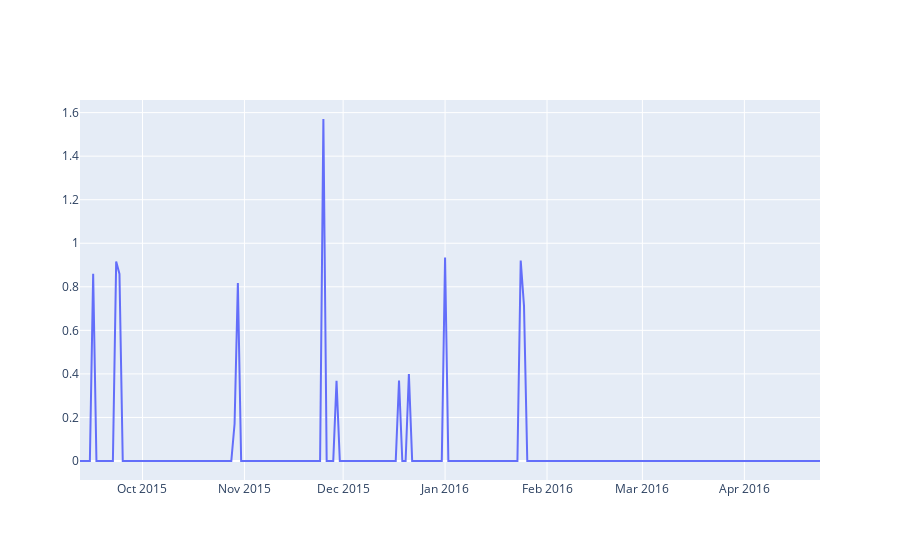

Notebook code cell kept with this figure:
### Code cell
fig1 = go.Figure()
trace2 = go.Scatter(x=predictions.index, y=predictions['pred'], name="prediction", mode="lines")
fig1.add_trace(trace2)

### Figure 1 — Plotly figure (JSON) as saved in the notebook; plotly's stock layout.template omitted (floating-point values rounded to 4 significant figures; data arrays with more than 128 entries replaced by an {"elided": "..."} marker saying what was removed)
{"data": [{"mode": "lines", "name": "prediction", "type": "scatter", "x": {"elided": "226 str values"}, "y": {"elided": "226 float values"}}], "layout": {"autosize": true, "xaxis": {"autorange": true, "range": ["2015-09-12", "2016-04-24"], "type": "date"}, "yaxis": {"autorange": true, "range": [-0.08726, 1.658], "type": "linear"}}}
